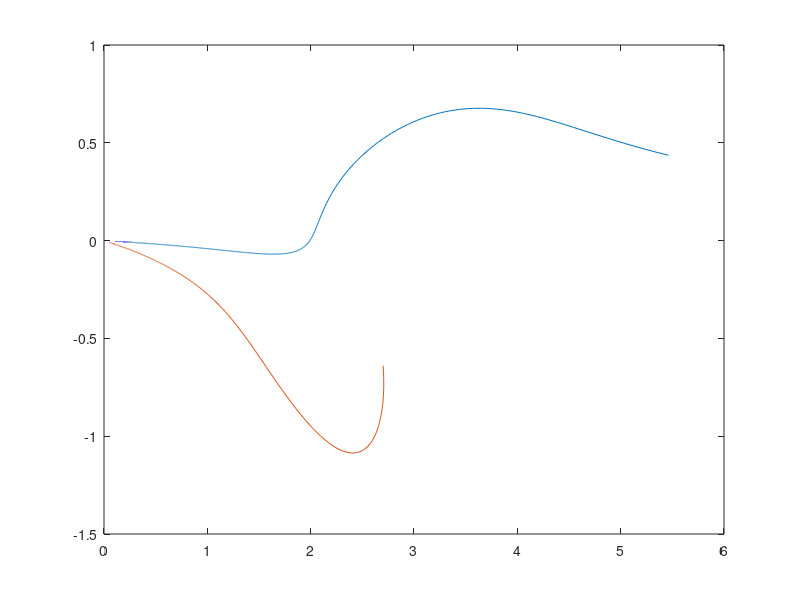
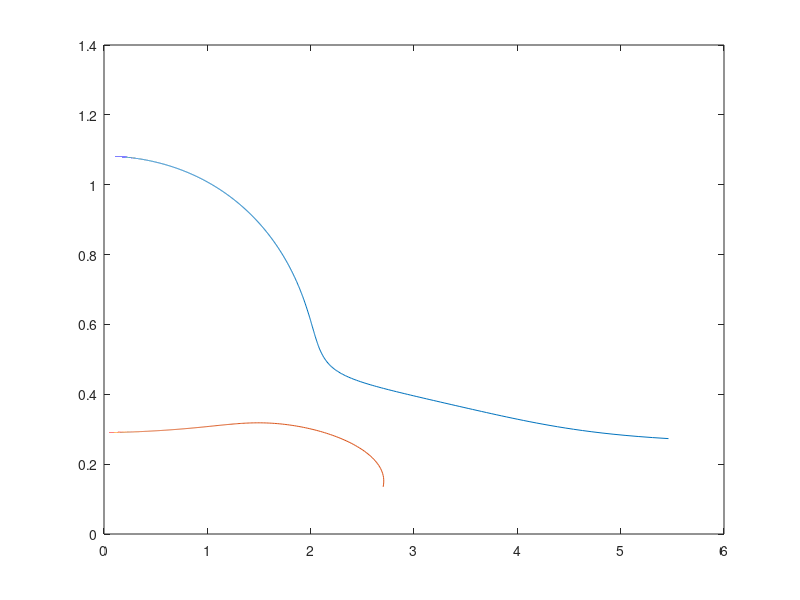

Recreate these plots in MATLAB, in order.
clc;clear all;close all
%% 参数之预定义
x_alpha_G=0.2;
r_alpha_G=0.5;
mu=20;
a_G=-0.1;
R_omega=0.3;
rho_alpha=1.225;
%% Theodosren函数句柄之定义
C=@(k)(besselh(1,2,k)/(besselh(1,2,k)+1i*besselh(0,2,k)));
%% 循环参数
k_set=0.05:0.002:10;
ictrl=1;dataA=zeros(10,2);
%% 计算广义特征值问题
for k=k_set
    % 内部参数之计算
    L_h=(1-1i*2*C(k)/k);
    M_h=0.5;
    L_alpha=0.5-1i*(1+2*C(k))/k-2*C(k)/(k*k);
    M_alpha=0.375-1i/k;
    % 矩阵之定义
    M=[1 x_alpha_G;x_alpha_G r_alpha_G^2];
    K=[R_omega^2 0;0 r_alpha_G^2];
    A=[L_h L_alpha-(0.5+a_G)*L_h;M_h-(0.5+a_G)*L_h M_alpha-(0.5+a_G)*(L_alpha+M_h)+L_h*(0.5+a_G)^2]/mu;
    % 广义特征值之计算
    A=A+M;
    A_poly=K(1,1)*K(2,2);B_poly=-K(1,1)*A(2,2)-A(1,1)*K(2,2);C_poly=A(1,1)*A(2,2)-(A(1,2)-K(1,2))*(A(2,1)-K(2,1));
    H(2)=(-B_poly-sqrt(B_poly*B_poly-4*A_poly*C_poly))/(2*A_poly);
    H(1)=(-B_poly+sqrt(B_poly*B_poly-4*A_poly*C_poly))/(2*A_poly);
    %%后处理系数之计算
    % 扭转分支
    lamda_ReA=real(H(2));lamda_ImA=imag(H(2));
    V_G=1/(k*sqrt(lamda_ReA));g=lamda_ImA/lamda_ReA;omega_G=1/sqrt(lamda_ReA);
    dataA(ictrl,:)=[V_G g];dataC(ictrl,:)=[V_G omega_G];
    lamda_ReB=real(H(1));lamda_ImB=imag(H(1));
    V_G=1/(k*sqrt(lamda_ReB));g=lamda_ImB/lamda_ReB;omega_G=1/sqrt(lamda_ReB);
    dataB(ictrl,:)=[V_G g];dataD(ictrl,:)=[V_G omega_G];
    ictrl=ictrl+1;
end
%% 寻找函数零点
f=@(zeros)(spline(dataA(:,1),dataA(:,2),zeros));
fzero(f,6)
%%
%% 后处理
figure()%画第一张图
plot(dataA(:,1),dataA(:,2),dataB(:,1),dataB(:,2))
figure()%画第二张图
plot(dataC(:,1),dataC(:,2),dataD(:,1),dataD(:,2))
